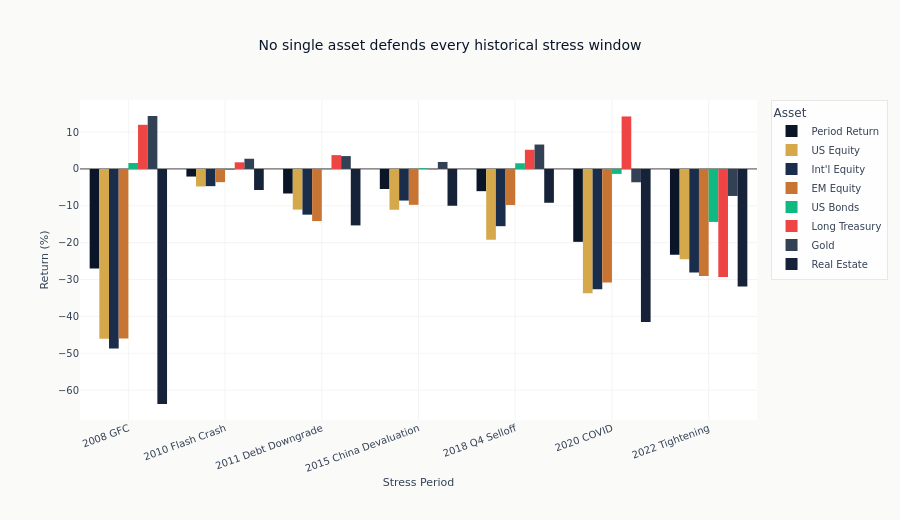

Notebook source saved alongside this figure:
### Markdown cell above
Historical replay shows how a diversified portfolio behaves when correlations compress and
defensive sleeves are tested alongside equities. The next chart makes the cross-asset damage
pattern easier to compare across crises.

### Code cell
# Visualize stress period returns
stress_df = pl.DataFrame(
    [
        {
            "Period": name,
            "Period Return": result["cum_return"] * 100,
            **{SYMBOLS[symbol]: value * 100 for symbol, value in result["asset_returns"].items()},
        }
        for name, result in stress_results.items()
    ]
)
stress_long = stress_df.unpivot(
    index="Period", variable_name="Asset", value_name="Return"
).to_pandas()

fig = px.bar(
    stress_long,
    x="Period",
    y="Return",
    color="Asset",
    barmode="group",
    title="No single asset defends every historical stress window",
    color_discrete_sequence=[
        COLORS["blue"],
        COLORS["amber"],
        COLORS["slate"],
        COLORS["copper"],
        COLORS["positive"],
        COLORS["negative"],
        COLORS["neutral"],
        COLORS["blue_light"],
    ],
)
fig.update_layout(
    xaxis_title="Stress Period",
    yaxis_title="Return (%)",
    height=520,
    margin={"b": 100},
)
fig.update_xaxes(
    tickmode="array",
    tickvals=list(STRESS_PLOT_LABELS),
    ticktext=list(STRESS_PLOT_LABELS.values()),
    tickangle=-20,
    automargin=True,
)
show_plotly_with_alt(
    fig,
    "Grouped bars of return by allocation for each historical crisis window. The ordering of the allocations differs between the equity-led selloffs and the 2022 rate-led one.",
)

### Figure 1 — Plotly figure (JSON) as saved in the notebook; plotly's stock layout.template omitted (floating-point values rounded to 4 significant figures)
{"data": [{"alignmentgroup": "True", "hovertemplate": "Asset=Period Return<br>Period=%{x}<br>Return=%{y}<extra></extra>", "legendgroup": "Period Return", "marker": {"color": "#0a1628", "pattern": {"shape": ""}}, "name": "Period Return", "offsetgroup": "Period Return", "orientation": "v", "showlegend": true, "textposition": "auto", "type": "bar", "x": ["2008 GFC Selloff", "2010 Flash Crash and Next Session", "2011 US Debt Downgrade Selloff", "2015 China Devaluation Selloff", "2018 Q4 Selloff", "2020 COVID Peak-to-Trough", "2022 Tightening Jan-to-Oct Selloff"], "xaxis": "x", "y": [-27.03, -2.066, -6.664, -5.44, -6.03, -19.77, -23.31], "yaxis": "y"}, {"alignmentgroup": "True", "hovertemplate": "Asset=US Equity<br>Period=%{x}<br>Return=%{y}<extra></extra>", "legendgroup": "US Equity", "marker": {"color": "#D4A84B", "pattern": {"shape": ""}}, "name": "US Equity", "offsetgroup": "US Equity", "orientation": "v", "showlegend": true, "textposition": "auto", "type": "bar", "x": ["2008 GFC Selloff", "2010 Flash Crash and Next Session", "2011 US Debt Downgrade Selloff", "2015 China Devaluation Selloff", "2018 Q4 Selloff", "2020 COVID Peak-to-Trough", "2022 Tightening Jan-to-Oct Selloff"], "xaxis": "x", "y": [-46.04, -4.759, -11.02, -11.07, -19.2, -33.72, -24.5], "yaxis": "y"}, {"alignmentgroup": "True", "hovertemplate": "Asset=Int'l Equity<br>Period=%{x}<br>Return=%{y}<extra></extra>", "legendgroup": "Int'l Equity", "marker": {"color": "#1a2d4a", "pattern": {"shape": ""}}, "name": "Int'l Equity", "offsetgroup": "Int'l Equity", "orientation": "v", "showlegend": true, "textposition": "auto", "type": "bar", "x": ["2008 GFC Selloff", "2010 Flash Crash and Next Session", "2011 US Debt Downgrade Selloff", "2015 China Devaluation Selloff", "2018 Q4 Selloff", "2020 COVID Peak-to-Trough", "2022 Tightening Jan-to-Oct Selloff"], "xaxis": "x", "y": [-48.71, -4.669, -12.4, -8.579, -15.53, -32.6, -28.09], "yaxis": "y"}, {"alignmentgroup": "True", "hovertemplate": "Asset=EM Equity<br>Period=%{x}<br>Return=%{y}<extra></extra>", "legendgroup": "EM Equity", "marker": {"color": "#C87533", "pattern": {"shape": ""}}, "name": "EM Equity", "offsetgroup": "EM Equity", "orientation": "v", "showlegend": true, "textposition": "auto", "type": "bar", "x": ["2008 GFC Selloff", "2010 Flash Crash and Next Session", "2011 US Debt Downgrade Selloff", "2015 China Devaluation Selloff", "2018 Q4 Selloff", "2020 COVID Peak-to-Trough", "2022 Tightening Jan-to-Oct Selloff"], "xaxis": "x", "y": [-45.98, -3.585, -14.14, -9.733, -9.776, -30.79, -29.02], "yaxis": "y"}, {"alignmentgroup": "True", "hovertemplate": "Asset=US Bonds<br>Period=%{x}<br>Return=%{y}<extra></extra>", "legendgroup": "US Bonds", "marker": {"color": "#10b981", "pattern": {"shape": ""}}, "name": "US Bonds", "offsetgroup": "US Bonds", "orientation": "v", "showlegend": true, "textposition": "auto", "type": "bar", "x": ["2008 GFC Selloff", "2010 Flash Crash and Next Session", "2011 US Debt Downgrade Selloff", "2015 China Devaluation Selloff", "2018 Q4 Selloff", "2020 COVID Peak-to-Trough", "2022 Tightening Jan-to-Oct Selloff"], "xaxis": "x", "y": [1.607, -0.2959, -0.08282, 0.1829, 1.529, -1.344, -14.37], "yaxis": "y"}, {"alignmentgroup": "True", "hovertemplate": "Asset=Long Treasury<br>Period=%{x}<br>Return=%{y}<extra></extra>", "legendgroup": "Long Treasury", "marker": {"color": "#ef4444", "pattern": {"shape": ""}}, "name": "Long Treasury", "offsetgroup": "Long Treasury", "orientation": "v", "showlegend": true, "textposition": "auto", "type": "bar", "x": ["2008 GFC Selloff", "2010 Flash Crash and Next Session", "2011 US Debt Downgrade Selloff", "2015 China Devaluation Selloff", "2018 Q4 Selloff", "2020 COVID Peak-to-Trough", "2022 Tightening Jan-to-Oct Selloff"], "xaxis": "x", "y": [11.97, 1.8, 3.745, -0.1526, 5.197, 14.23, -29.33], "yaxis": "y"}, {"alignmentgroup": "True", "hovertemplate": "Asset=Gold<br>Period=%{x}<br>Return=%{y}<extra></extra>", "legendgroup": "Gold", "marker": {"color": "#334155", "pattern": {"shape": ""}}, "name": "Gold", "offsetgroup": "Gold", "orientation": "v", "showlegend": true, "textposition": "auto", "type": "bar", "x": ["2008 GFC Selloff", "2010 Flash Crash and Next Session", "2011 US Debt Downgrade Selloff", "2015 China Devaluation Selloff", "2018 Q4 Selloff", "2020 COVID Peak-to-Trough", "2022 Tightening Jan-to-Oct Selloff"], "xaxis": "x", "y": [14.36, 2.763, 3.486, 1.895, 6.618, -3.617, -7.331], "yaxis": "y"}, {"alignmentgroup": "True", "hovertemplate": "Asset=Real Estate<br>Period=%{x}<br>Return=%{y}<extra></extra>", "legendgroup": "Real Estate", "marker": {"color": "#152238", "pattern": {"shape": ""}}, "name": "Real Estate", "offsetgroup": "Real Estate", "orientation": "v", "showlegend": true, "textposition": "auto", "type": "bar", "x": ["2008 GFC Selloff", "2010 Flash Crash and Next Session", "2011 US Debt Downgrade Selloff", "2015 China Devaluation Selloff", "2018 Q4 Selloff", "2020 COVID Peak-to-Trough", "2022 Tightening Jan-to-Oct Selloff"], "xaxis": "x", "y": [-63.75, -5.72, -15.32, -9.986, -9.174, -41.54, -31.86], "yaxis": "y"}], "layout": {"barmode": "group", "height": 520, "legend": {"title": {"text": "Asset"}, "tracegroupgap": 0}, "margin": {"b": 100}, "title": {"text": "No single asset defends every historical stress window"}, "xaxis": {"anchor": "y", "automargin": true, "domain": [0.0, 1.0], "tickangle": -20, "tickmode": "array", "ticktext": ["2008 GFC", "2010 Flash Crash", "2011 Debt Downgrade", "2015 China Devaluation", "2018 Q4 Selloff", "2020 COVID", "2022 Tightening"], "tickvals": ["2008 GFC Selloff", "2010 Flash Crash and Next Session", "2011 US Debt Downgrade Selloff", "2015 China Devaluation Selloff", "2018 Q4 Selloff", "2020 COVID Peak-to-Trough", "2022 Tightening Jan-to-Oct Selloff"], "title": {"text": "Stress Period"}}, "yaxis": {"anchor": "x", "domain": [0.0, 1.0], "title": {"text": "Return (%)"}}}}
